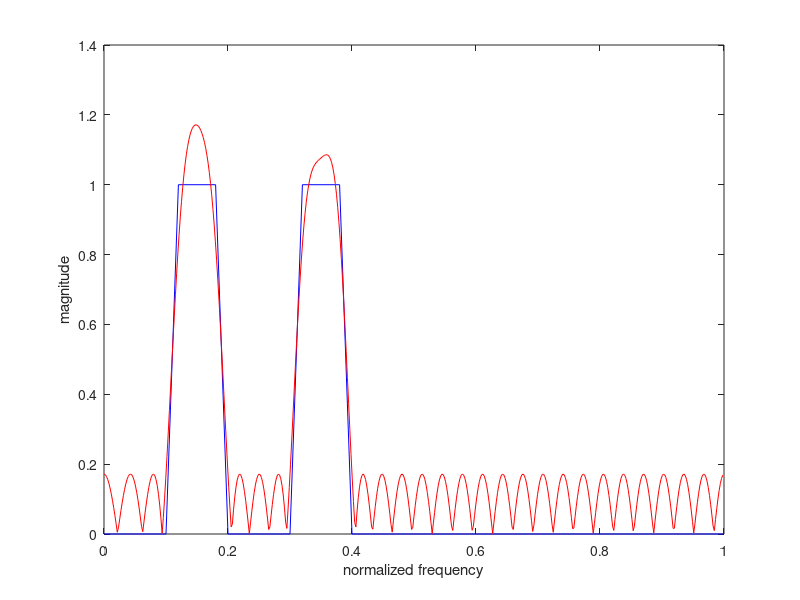

Write MATLAB code to recreate this figure.
%mat63.m
nfreq=[0 0.1 0.12 0.18 0.2 0.3 0.32 0.38 0.4 1];
mag = [0 0 1 1 0 0 1 1 0 0];
bp63 = firpm(62,nfreq,mag);
[h,w]=freqz(bp63,1,512);
plot(nfreq,mag,'b-')
hold on
plot(w/pi,abs(h),'r')
xlabel('normalized frequency');
ylabel('magnitude');

